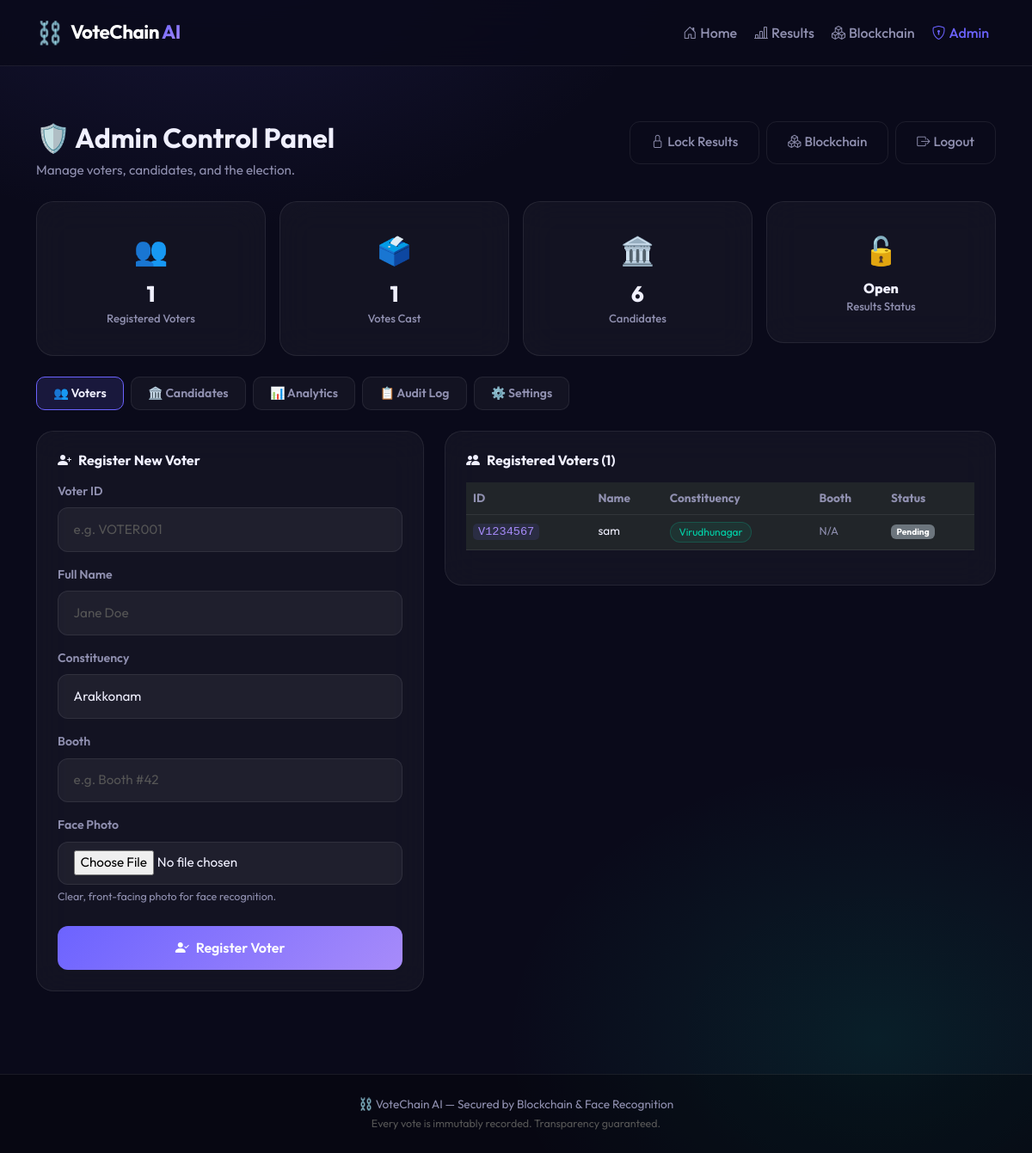
/admin (signed in), run on the app's committed database.
### tables this page shows
CREATE TABLE voters (
            voter_id   TEXT PRIMARY KEY,
            name       TEXT NOT NULL,
            face_path  TEXT NOT NULL,
            encoding   TEXT NOT NULL,
            has_voted  INTEGER DEFAULT 0
        , constituency TEXT NOT NULL DEFAULT 'General', booth TEXT DEFAULT '');

### app.py (the view, shortened to what this page needs)
@app.route("/admin", methods=["GET", "POST"], strict_slashes=False)
def admin():
    if not session.get("is_admin"):
        return render_template("admin_login.html")
    conn          = get_db()
    voters        = get_all_voters(conn)
    candidates    = get_candidates(conn)
    constituencies = get_all_constituencies()
    stats         = get_constituency_stats(conn)
    locked        = get_setting(conn, "results_locked", "0") == "1"
    election_start = get_setting(conn, "election_start", "")
    election_end = get_setting(conn, "election_end", "")
    current_elec  = get_setting(conn, "current_election", "ELECTION_1")
    audit_logs    = get_audit_logs(conn, limit=50)
    conn.close()
    return render_template("admin.html",
                           voters=voters,
                           candidates=candidates,
                           constituencies=constituencies,
                           stats=stats,
                           locked=locked,
                           election_start=election_start,
                           election_end=election_end,
                           current_elec=current_elec,
                           audit_logs=audit_logs,
                           total_votes=len(voting_chain.chain)-1,
                           chain_valid=voting_chain.is_chain_valid())

### blockchain.py (called while the page is built)
    def compute_hash(self):
        block_data = json.dumps({
            "index": self.index,
            "voter_id": self.voter_id,
            "candidate": self.candidate,
            "constituency": self.constituency,
            "timestamp": self.timestamp,
            "previous_hash": self.previous_hash
        }, sort_keys=True)
        return hashlib.sha256(block_data.encode()).hexdigest()

    def is_chain_valid(self):
        for i in range(1, len(self.chain)):
            current = self.chain[i]
            previous = self.chain[i - 1]
            if current.hash != current.compute_hash():
                return False
            if current.previous_hash != previous.hash:
                return False
        return True

### database.py (called while the page is built)
def get_db():
    conn = sqlite3.connect(DB_PATH)
    conn.row_factory = sqlite3.Row
    return conn

def get_all_voters(conn):
    return conn.execute(
        "SELECT voter_id, name, constituency FROM voters ORDER BY constituency, name"
    ).fetchall()

def get_candidates(conn):
    return conn.execute("SELECT * FROM candidates ORDER BY constituency, id").fetchall()

def get_all_constituencies():
    return sorted(["Arakkonam", "Arani", "Chennai Central", "Chennai North",
                   "Chennai South", "Chidambaram", "Coimbatore", "Cuddalore",
                   "Dharmapuri", "Dindigul", "Erode", "Kallakurichi", "Kancheepuram",
                   "Kanniyakumari", "Karur", "Krishnagiri", "Madurai", "Mayiladuthurai",
                   "Nagapattinam", "Namakkal", "Nilgiris", "Perambalur", "Pollachi",
                   "Ramanathapuram", "Salem", "Sivaganga", "Sriperumbudur", "Tenkasi",
                   "Thanjavur", "Theni", "Thoothukkudi", "Tiruchirappalli", "Tirunelveli",
                   "Tiruppur", "Tiruvallur", "Tiruvannamalai", "Vellore", "Viluppuram",
                   "Virudhunagar"])

def get_constituency_stats(conn):
    rows = conn.execute("""
        SELECT constituency,
               COUNT(*) AS total_registered,
               SUM(has_voted) AS total_voted
        FROM voters
        GROUP BY constituency
        ORDER BY constituency
    """).fetchall()
    return [dict(r) for r in rows]

def get_audit_logs(conn, limit=200):
    return conn.execute(
        "SELECT * FROM audit_logs ORDER BY id DESC LIMIT ?", (limit,)
    ).fetchall()

def get_setting(conn, key, default="0"):
    row = conn.execute("SELECT value FROM election_settings WHERE key=?", (key,)).fetchone()
    return row["value"] if row else default

### templates/admin.html (shortened to what this page needs)
{% extends "base.html" %}
{% block content %}
<div class="container py-5">
  <div class="d-flex justify-content-between align-items-start flex-wrap gap-3 mb-4">
    <div>
      <h2 class="section-title">🛡️ Admin Control Panel</h2>
      <p class="section-sub mb-0">Manage voters, candidates, and the election.</p>
    </div>
    <div class="d-flex gap-2 flex-wrap">
      <a href="{{ url_for('toggle_results_lock') }}" class="btn-{% if locked %}primary{% else %}ghost{% endif %}-custom">
        {% if locked %}
          <i class="bi bi-unlock me-1"></i>Unlock Results
        {% else %}
          <i class="bi bi-lock me-1"></i>Lock Results
        {% endif %}
      </a>
      <a href="{{ url_for('blockchain_explorer') }}" class="btn-ghost-custom">
        <i class="bi bi-boxes me-1"></i>Blockchain
      </a>
      <a href="{{ url_for('admin_logout') }}" class="btn-ghost-custom">
        <i class="bi bi-box-arrow-right me-1"></i>Logout
      </a>
    </div>
  </div>
  <div class="row g-3 mb-4">
    <div class="col-6 col-md-3">
      <div class="stat-card glass-card text-center">
        <div class="stat-icon">👥</div>
        <div class="stat-value">{{ voters|length }}</div>
        <div class="stat-label">Registered Voters</div>
      </div>
    </div>
    <div class="col-6 col-md-3">
      <div class="stat-card glass-card text-center">
        <div class="stat-icon">🗳️</div>
        <div class="stat-value">{{ total_votes }}</div>
        <div class="stat-label">Votes Cast</div>
      </div>
    </div>
    <div class="col-6 col-md-3">
      <div class="stat-card glass-card text-center">
        <div class="stat-icon">🏛️</div>
        <div class="stat-value">{{ candidates|length }}</div>
        <div class="stat-label">Candidates</div>
      </div>
    </div>
    <div class="col-6 col-md-3">
      <div class="stat-card glass-card text-center">
        <div class="stat-icon">{% if locked %}🔒{% else %}🔓{% endif %}</div>
        <div class="stat-value" style="font-size:1rem">{% if locked %}Locked{% else %}Open{% endif %}</div>
        <div class="stat-label">Results Status</div>
      </div>
    </div>
  </div>
  <ul class="nav admin-tabs mb-4" id="adminTabs">
    <li class="nav-item"><button class="admin-tab active" onclick="showTab('voters', this)">👥 Voters</button></li>
    <li class="nav-item"><button class="admin-tab" onclick="showTab('candidates', this)">🏛️ Candidates</button></li>
    <li class="nav-item"><button class="admin-tab" onclick="showTab('analytics', this)">📊 Analytics</button></li>
    <li class="nav-item"><button class="admin-tab" onclick="showTab('auditlog', this)">📋 Audit Log</button></li>
    <li class="nav-item"><button class="admin-tab" onclick="showTab('settings', this)">⚙️ Settings</button></li>
  </ul>
  <div id="tab-voters">
    <div class="row g-4">
      <div class="col-lg-5">
        <div class="glass-card p-4">
          <h5 class="chart-title mb-3"><i class="bi bi-person-plus-fill me-2"></i>Register New Voter</h5>
          <form action="{{ url_for('admin_register_voter') }}" method="POST" enctype="multipart/form-data">
            <div class="form-group-custom mb-3">
              <label class="form-label-custom">Voter ID</label>
              <input type="text" name="voter_id" class="form-control-custom" placeholder="e.g. VOTER001" required/>
            </div>
            <div class="form-group-custom mb-3">
              <label class="form-label-custom">Full Name</label>
              <input type="text" name="name" class="form-control-custom" placeholder="Jane Doe" required/>
            </div>
            <div class="form-group-custom mb-3">
              <label class="form-label-custom">Constituency</label>
              <select name="constituency" class="form-control-custom" required>
                {% for c in constituencies %}
                  <option value="{{ c }}">{{ c }}</option>
                {% endfor %}
              </select>
            </div>
            <div class="form-group-custom mb-3">
              <label class="form-label-custom">Booth</label>
              <input type="text" name="booth" class="form-control-custom" placeholder="e.g. Booth #42" required/>
            </div>
            <div class="form-group-custom mb-4">
              <label class="form-label-custom">Face Photo</label>
              <input type="file" name="face_image" class="form-control-custom" accept="image/*" required/>
              <div class="input-hint">Clear, front-facing photo for face recognition.</div>
            </div>
            <button type="submit" class="btn-primary-custom w-100">
              <i class="bi bi-person-check-fill me-2"></i>Register Voter
            </button>
          </form>
        </div>
      </div>
      <div class="col-lg-7">
        <div class="glass-card p-4">
          <h5 class="chart-title mb-3"><i class="bi bi-people-fill me-2"></i>Registered Voters ({{ voters|length }})</h5>
          {% if voters %}
          <div class="table-responsive">
            <table class="table table-dark admin-table">
              <thead><tr><th>ID</th><th>Name</th><th>Constituency</th><th>Booth</th><th>Status</th></tr></thead>
              <tbody>
                {% for v in voters %}
                <tr>
                  <td><code>{{ v.voter_id }}</code></td>
                  <td>{{ v.name }}</td>
                  <td><span class="constituency-tag-sm">{{ v.constituency }}</span></td>
                  <td><span style="font-size:0.8rem;color:var(--text-muted)">{{ v.booth or 'N/A' }}</span></td>
                  <td>{% if v.has_voted %}<span class="badge bg-success">Voted ✅</span>
                      {% else %}<span class="badge bg-secondary">Pending</span>{% endif %}</td>
                </tr>
                {% endfor %}
              </tbody>
            </table>
          </div>
          {% else %}<div class="empty-state">No voters registered yet.</div>{% endif %}
        </div>
      </div>
    </div>
  </div>
</div>
{% endblock %}

### static/css/style.css (style rules this page uses)
:root { --bg-primary: #0a0a1a; --bg-secondary: #0f0f2a; --bg-card: rgba(255,255,255,.04); --bg-card-hover: rgba(255,255,255,.07); --glass-border: rgba(255,255,255,.08); --accent: #6C63FF; --accent2: #FF6B9D; --accent3: #00D4AA; --text-primary: #f0f0ff; --text-muted: #9090b0; --success: #00D4AA; --danger: #FF4C6A; --warning: #FFB627; --success-grad: linear-gradient(135deg,#00D4AA,#00a896); --danger-grad: linear-gradient(135deg,#FF4C6A,#c9184a); --accent-grad: linear-gradient(135deg,#6C63FF,#a78bfa); --glow: 0 0 40px rgba(108,99,255,.25); }
*, *::before, *::after { box-sizing: border-box; margin: 0; padding: 0; }
body { font-family: 'Outfit', sans-serif; background: var(--bg-primary); color: var(--text-primary); min-height: 100vh; overflow-x: hidden; background-image: radial-gradient(ellipse 80% 50% at 20% -10%, rgba(108,99,255,.15) 0%, transparent 60%), radial-gradient(ellipse 60% 40% at 85% 90%, rgba(0,212,170,.10) 0%, transparent 60%); }
.glass-card { background: var(--bg-card); border: 1px solid var(--glass-border); border-radius: 20px; backdrop-filter: blur(20px); -webkit-backdrop-filter: blur(20px); transition: transform .25s ease, box-shadow .25s ease; }
.form-group-custom { position: relative; }
.form-label-custom { display: block; margin-bottom: .5rem; font-size: .88rem; font-weight: 600; color: var(--text-muted); }
.form-control-custom { width: 100%; padding: .85rem 1.1rem; background: rgba(255,255,255,.05); border: 1px solid var(--glass-border); border-radius: 12px; color: var(--text-primary); font-family: 'Outfit', sans-serif; font-size: .95rem; outline: none; transition: border-color .2s, box-shadow .2s; }
.form-control-custom::placeholder { color: #555; }
input[type="file"].form-control-custom { padding: .6rem 1.1rem; cursor: pointer; }
.input-hint { font-size: .78rem; color: var(--text-muted); margin-top: .35rem; }
.btn-primary-custom { display: inline-flex; align-items: center; justify-content: center; padding: .85rem 1.5rem; background: var(--accent-grad); border: none; border-radius: 12px; color: #fff; font-family: 'Outfit', sans-serif; font-size: 1rem; font-weight: 600; cursor: pointer; transition: opacity .2s, transform .15s, box-shadow .2s; text-decoration: none; }
.btn-ghost-custom { display: inline-flex; align-items: center; justify-content: center; padding: .8rem 1.5rem; background: transparent; border: 1px solid var(--glass-border); border-radius: 12px; color: var(--text-muted); font-family: 'Outfit', sans-serif; font-size: .95rem; font-weight: 500; cursor: pointer; transition: border-color .2s, color .2s; text-decoration: none; }
.stat-card { padding: 2rem 1rem; }
.stat-icon { font-size: 2rem; margin-bottom: .5rem; }
.stat-value { font-size: 1.6rem; font-weight: 800; color: var(--text-primary); }
.stat-label { font-size: .82rem; color: var(--text-muted); font-weight: 500; }
.section-title { font-size: 2rem; font-weight: 700; }
.section-sub { color: var(--text-muted); font-size: .95rem; }
.chart-title { font-size: 1rem; font-weight: 700; color: var(--text-primary); }
.admin-table { font-size: .85rem; }
.admin-table thead th { color: var(--text-muted); border-bottom-color: var(--glass-border); }
.admin-table td { color: var(--text-primary); border-color: var(--glass-border); }
.table-dark { background: transparent !important; }
.table-dark thead th, .table-dark td { border-color: var(--glass-border) !important; }
code { color: #a78bfa; background: rgba(108,99,255,.12); padding: 2px 6px; border-radius: 5px; font-size: .85rem; }
select.form-control-custom { appearance: none; }
select.form-control-custom option { background: #1a1a2e; color: #f0f0ff; }
.constituency-tag-sm { display: inline-block; background: rgba(0,212,170,.08); border: 1px solid rgba(0,212,170,.2); border-radius: 50px; padding: .15rem .6rem; font-size: .75rem; color: var(--success); }
.admin-tabs { list-style: none; display: flex; gap: .5rem; flex-wrap: wrap; padding: 0; margin: 0; }
.admin-tab { background: rgba(255,255,255,.04); border: 1px solid var(--glass-border); border-radius: 10px; padding: .5rem 1.2rem; color: var(--text-muted); font-family: 'Outfit', sans-serif; font-size: .88rem; font-weight: 600; cursor: pointer; transition: all .2s; }
.admin-tab.active { background: rgba(108,99,255,.15); border-color: var(--accent); color: var(--text-primary); }

### data on the page
voters: voter_id "V1234567", name "sam", constituency "Virudhunagar", booth "N/A"

### other printed values
{{ voters|length }} "1"
{{ total_votes }} "1"
{{ candidates|length }} "6"
form field constituency "Arakkonam"
